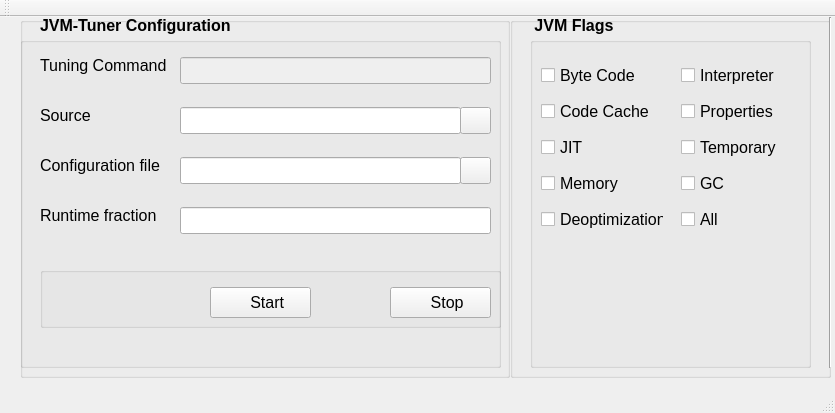
<?xml version="1.0" encoding="UTF-8"?>
<ui version="4.0">
 <class>MainWindow</class>
 <widget class="QMainWindow" name="MainWindow">
  <property name="geometry">
   <rect>
    <x>0</x>
    <y>0</y>
    <width>835</width>
    <height>413</height>
   </rect>
  </property>
  <property name="maximumSize">
   <size>
    <width>835</width>
    <height>427</height>
   </size>
  </property>
  <property name="windowTitle">
   <string>JATT- Java Auto Tuning Tool</string>
  </property>
  <widget class="QWidget" name="centralWidget">
   <widget class="QGroupBox" name="groupBox_2">
    <property name="geometry">
     <rect>
      <x>20</x>
      <y>0</y>
      <width>490</width>
      <height>361</height>
     </rect>
    </property>
    <property name="minimumSize">
     <size>
      <width>490</width>
      <height>290</height>
     </size>
    </property>
    <property name="title">
     <string/>
    </property>
    <widget class="QGroupBox" name="groupBox">
     <property name="geometry">
      <rect>
       <x>0</x>
       <y>20</y>
       <width>481</width>
       <height>331</height>
      </rect>
     </property>
     <property name="minimumSize">
      <size>
       <width>480</width>
       <height>270</height>
      </size>
     </property>
     <property name="title">
      <string/>
     </property>
     <widget class="QLabel" name="label_tuning_command">
      <property name="geometry">
       <rect>
        <x>20</x>
        <y>20</y>
        <width>141</width>
        <height>17</height>
       </rect>
      </property>
      <property name="font">
       <font>
        <pointsize>12</pointsize>
       </font>
      </property>
      <property name="text">
       <string>Tuning Command</string>
      </property>
     </widget>
     <widget class="QLabel" name="label_runtime_fraction">
      <property name="geometry">
       <rect>
        <x>20</x>
        <y>170</y>
        <width>141</width>
        <height>17</height>
       </rect>
      </property>
      <property name="font">
       <font>
        <pointsize>12</pointsize>
       </font>
      </property>
      <property name="toolTip">
       <string>Wait time fraction to default time</string>
      </property>
      <property name="text">
       <string>Runtime fraction</string>
      </property>
     </widget>
     <widget class="QLineEdit" name="txt_tuningcommand">
      <property name="enabled">
       <bool>false</bool>
      </property>
      <property name="geometry">
       <rect>
        <x>160</x>
        <y>20</y>
        <width>311</width>
        <height>27</height>
       </rect>
      </property>
     </widget>
     <widget class="QLineEdit" name="txt_runtime_fraction">
      <property name="geometry">
       <rect>
        <x>160</x>
        <y>170</y>
        <width>311</width>
        <height>27</height>
       </rect>
      </property>
     </widget>
     <widget class="QGroupBox" name="groupBox_7">
      <property name="geometry">
       <rect>
        <x>20</x>
        <y>230</y>
        <width>461</width>
        <height>61</height>
       </rect>
      </property>
      <property name="title">
       <string/>
      </property>
      <widget class="QPushButton" name="cmd_stop">
       <property name="geometry">
        <rect>
         <x>350</x>
         <y>20</y>
         <width>101</width>
         <height>31</height>
        </rect>
       </property>
       <property name="font">
        <font>
         <pointsize>12</pointsize>
        </font>
       </property>
       <property name="text">
        <string>   Stop</string>
       </property>
       <property name="icon">
        <iconset>
         <normaloff>../icons/off.svg</normaloff>../icons/off.svg</iconset>
       </property>
      </widget>
      <widget class="QPushButton" name="cmd_test">
       <property name="geometry">
        <rect>
         <x>170</x>
         <y>20</y>
         <width>101</width>
         <height>31</height>
        </rect>
       </property>
       <property name="font">
        <font>
         <pointsize>12</pointsize>
        </font>
       </property>
       <property name="text">
        <string>   Start</string>
       </property>
       <property name="icon">
        <iconset>
         <normaloff>../icons/start.jpeg</normaloff>../icons/start.jpeg</iconset>
       </property>
       <property name="iconSize">
        <size>
         <width>18</width>
         <height>18</height>
        </size>
       </property>
      </widget>
     </widget>
     <widget class="Line" name="line_5">
      <property name="geometry">
       <rect>
        <x>-20</x>
        <y>-20</y>
        <width>20</width>
        <height>281</height>
       </rect>
      </property>
      <property name="orientation">
       <enum>Qt::Vertical</enum>
      </property>
     </widget>
     <widget class="QPushButton" name="cmd_browse_2">
      <property name="geometry">
       <rect>
        <x>440</x>
        <y>120</y>
        <width>31</width>
        <height>27</height>
       </rect>
      </property>
      <property name="text">
       <string/>
      </property>
      <property name="icon">
       <iconset>
        <normaloff>../icons/open.jpeg</normaloff>../icons/open.jpeg</iconset>
      </property>
     </widget>
     <widget class="QLabel" name="label_congifuration_file">
      <property name="geometry">
       <rect>
        <x>20</x>
        <y>120</y>
        <width>141</width>
        <height>17</height>
       </rect>
      </property>
      <property name="font">
       <font>
        <pointsize>12</pointsize>
       </font>
      </property>
      <property name="toolTip">
       <string>Configuration file path</string>
      </property>
      <property name="text">
       <string>Configuration file</string>
      </property>
     </widget>
     <widget class="QLineEdit" name="txt_configfile">
      <property name="geometry">
       <rect>
        <x>160</x>
        <y>120</y>
        <width>281</width>
        <height>27</height>
       </rect>
      </property>
     </widget>
     <widget class="QLabel" name="label_source">
      <property name="geometry">
       <rect>
        <x>20</x>
        <y>70</y>
        <width>151</width>
        <height>17</height>
       </rect>
      </property>
      <property name="font">
       <font>
        <pointsize>12</pointsize>
       </font>
      </property>
      <property name="text">
       <string>Source </string>
      </property>
     </widget>
     <widget class="QLineEdit" name="txt_source">
      <property name="geometry">
       <rect>
        <x>160</x>
        <y>70</y>
        <width>281</width>
        <height>27</height>
       </rect>
      </property>
      <property name="toolTip">
       <string>Target program to tune</string>
      </property>
     </widget>
     <widget class="QPushButton" name="cmd_browse_3">
      <property name="geometry">
       <rect>
        <x>440</x>
        <y>70</y>
        <width>31</width>
        <height>27</height>
       </rect>
      </property>
      <property name="text">
       <string/>
      </property>
      <property name="icon">
       <iconset>
        <normaloff>../icons/open.jpeg</normaloff>../icons/open.jpeg</iconset>
      </property>
     </widget>
    </widget>
    <widget class="QLabel" name="label">
     <property name="geometry">
      <rect>
       <x>20</x>
       <y>0</y>
       <width>211</width>
       <height>17</height>
      </rect>
     </property>
     <property name="font">
      <font>
       <pointsize>12</pointsize>
       <weight>75</weight>
       <bold>true</bold>
      </font>
     </property>
     <property name="text">
      <string>JVM-Tuner Configuration</string>
     </property>
    </widget>
   </widget>
   <widget class="QGroupBox" name="groupBox_3">
    <property name="geometry">
     <rect>
      <x>510</x>
      <y>0</y>
      <width>321</width>
      <height>361</height>
     </rect>
    </property>
    <property name="title">
     <string/>
    </property>
    <widget class="QGroupBox" name="groupBox_4">
     <property name="geometry">
      <rect>
       <x>20</x>
       <y>20</y>
       <width>281</width>
       <height>331</height>
      </rect>
     </property>
     <property name="title">
      <string/>
     </property>
     <widget class="QWidget" name="verticalLayoutWidget">
      <property name="geometry">
       <rect>
        <x>0</x>
        <y>10</y>
        <width>145</width>
        <height>201</height>
       </rect>
      </property>
      <layout class="QVBoxLayout" name="verticalLayout">
       <item>
        <widget class="QCheckBox" name="chk_bytecode">
         <property name="enabled">
          <bool>true</bool>
         </property>
         <property name="font">
          <font>
           <pointsize>12</pointsize>
          </font>
         </property>
         <property name="text">
          <string>Byte Code</string>
         </property>
        </widget>
       </item>
       <item>
        <widget class="QCheckBox" name="chk_codecache">
         <property name="font">
          <font>
           <pointsize>12</pointsize>
          </font>
         </property>
         <property name="text">
          <string>Code Cache</string>
         </property>
        </widget>
       </item>
       <item>
        <widget class="QCheckBox" name="chk_jit">
         <property name="font">
          <font>
           <pointsize>12</pointsize>
          </font>
         </property>
         <property name="text">
          <string>JIT</string>
         </property>
        </widget>
       </item>
       <item>
        <widget class="QCheckBox" name="chk_memory">
         <property name="font">
          <font>
           <pointsize>12</pointsize>
          </font>
         </property>
         <property name="text">
          <string>Memory</string>
         </property>
        </widget>
       </item>
       <item>
        <widget class="QCheckBox" name="chk_deoptimization">
         <property name="font">
          <font>
           <pointsize>12</pointsize>
          </font>
         </property>
         <property name="text">
          <string>Deoptimization</string>
         </property>
        </widget>
       </item>
      </layout>
     </widget>
     <widget class="QWidget" name="verticalLayoutWidget_2">
      <property name="geometry">
       <rect>
        <x>140</x>
        <y>10</y>
        <width>121</width>
        <height>201</height>
       </rect>
      </property>
      <layout class="QVBoxLayout" name="verticalLayout_2">
       <item>
        <widget class="QCheckBox" name="chk_interpreter">
         <property name="font">
          <font>
           <pointsize>12</pointsize>
          </font>
         </property>
         <property name="text">
          <string>Interpreter</string>
         </property>
        </widget>
       </item>
       <item>
        <widget class="QCheckBox" name="chk_properties">
         <property name="font">
          <font>
           <pointsize>12</pointsize>
          </font>
         </property>
         <property name="text">
          <string>Properties</string>
         </property>
        </widget>
       </item>
       <item>
        <widget class="QCheckBox" name="chk_temporary">
         <property name="font">
          <font>
           <pointsize>12</pointsize>
          </font>
         </property>
         <property name="text">
          <string>Temporary</string>
         </property>
        </widget>
       </item>
       <item>
        <widget class="QCheckBox" name="chk_gc">
         <property name="font">
          <font>
           <pointsize>12</pointsize>
          </font>
         </property>
         <property name="text">
          <string>GC</string>
         </property>
        </widget>
       </item>
       <item>
        <widget class="QCheckBox" name="chk_all">
         <property name="font">
          <font>
           <pointsize>12</pointsize>
          </font>
         </property>
         <property name="text">
          <string>All</string>
         </property>
        </widget>
       </item>
      </layout>
     </widget>
    </widget>
    <widget class="Line" name="line_4">
     <property name="geometry">
      <rect>
       <x>310</x>
       <y>0</y>
       <width>20</width>
       <height>351</height>
      </rect>
     </property>
     <property name="orientation">
      <enum>Qt::Vertical</enum>
     </property>
    </widget>
    <widget class="QLabel" name="label_2">
     <property name="geometry">
      <rect>
       <x>20</x>
       <y>0</y>
       <width>211</width>
       <height>17</height>
      </rect>
     </property>
     <property name="font">
      <font>
       <pointsize>12</pointsize>
       <weight>75</weight>
       <bold>true</bold>
      </font>
     </property>
     <property name="text">
      <string> JVM Flags</string>
     </property>
    </widget>
   </widget>
  </widget>
  <widget class="QMenuBar" name="menuBar">
   <property name="geometry">
    <rect>
     <x>0</x>
     <y>0</y>
     <width>835</width>
     <height>25</height>
    </rect>
   </property>
  </widget>
  <widget class="QToolBar" name="mainToolBar">
   <attribute name="toolBarArea">
    <enum>TopToolBarArea</enum>
   </attribute>
   <attribute name="toolBarBreak">
    <bool>false</bool>
   </attribute>
  </widget>
  <widget class="QStatusBar" name="statusBar"/>
 </widget>
 <layoutdefault spacing="6" margin="11"/>
 <resources/>
 <connections/>
</ui>
